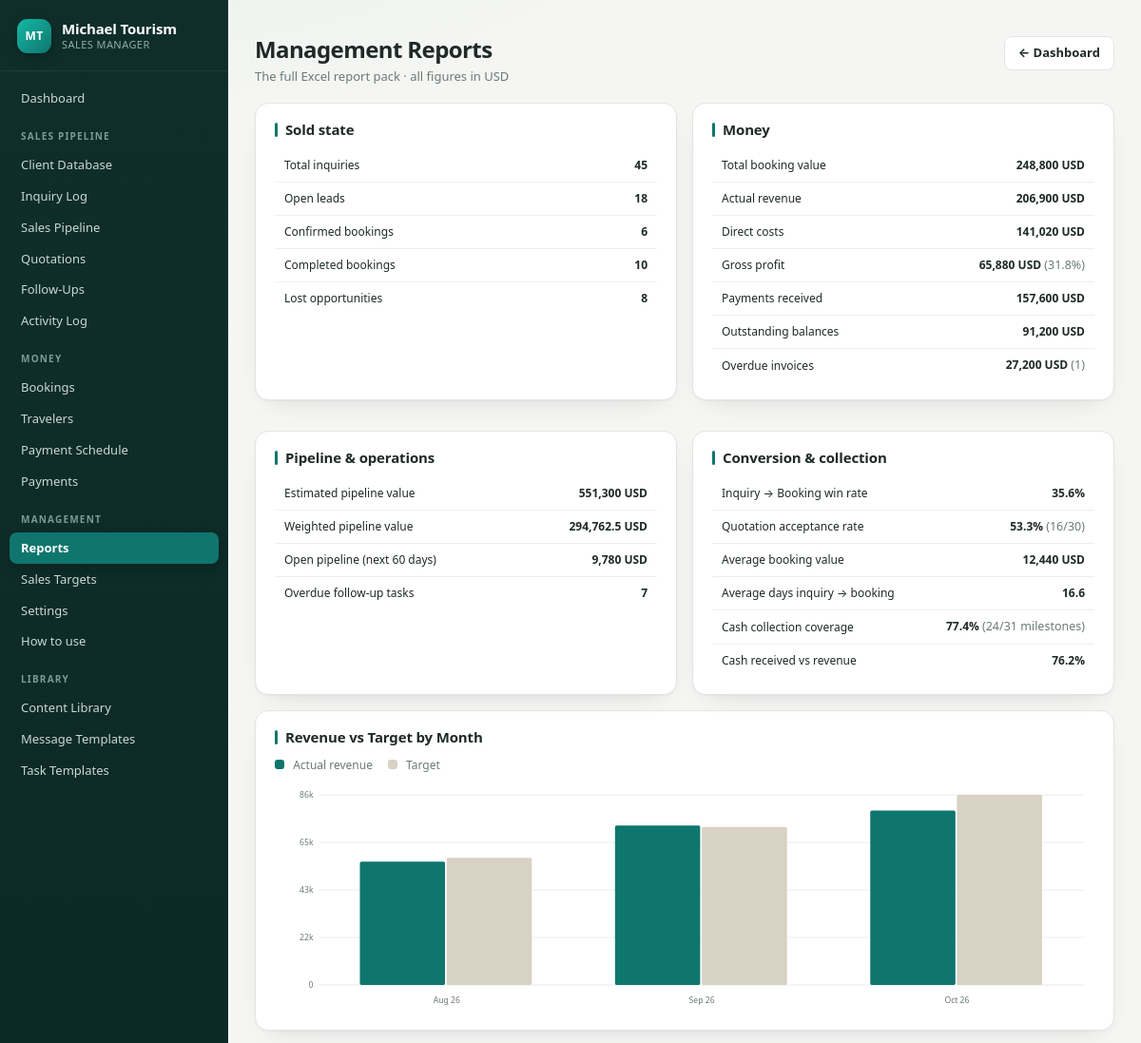
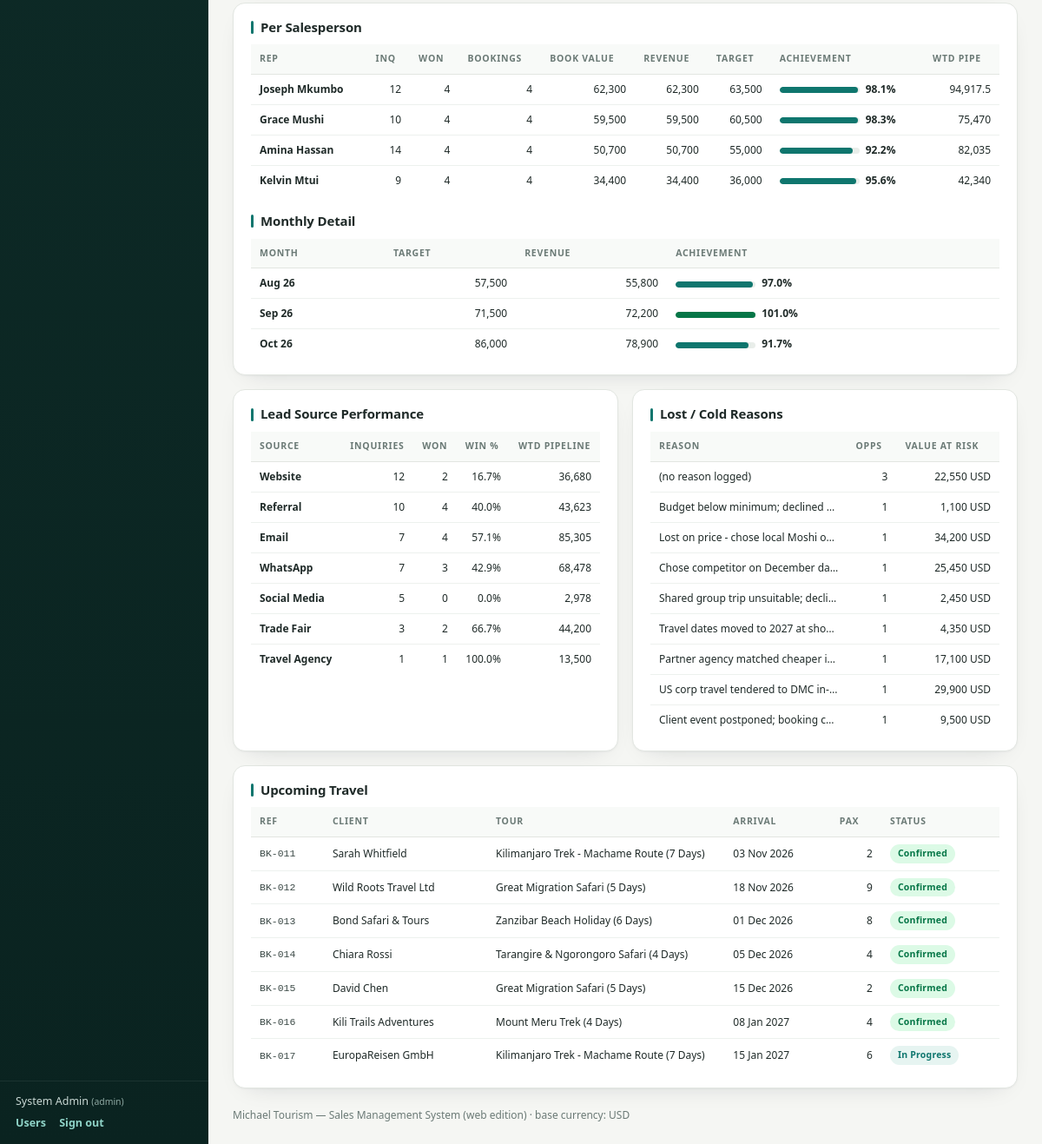
/index.php?page=reports (signed in), run on the app's committed database (2 pictures, top to bottom).
### tables this page shows
CREATE TABLE IF NOT EXISTS `users` (
  `id`            INT AUTO_INCREMENT PRIMARY KEY,
  `name`          VARCHAR(100) NOT NULL,
  `email`         VARCHAR(150) NOT NULL UNIQUE,
  `salt`          VARCHAR(64)  NOT NULL,
  `password_hash` VARCHAR(64)  NOT NULL,
  `role`          ENUM('admin','manager','sales') NOT NULL DEFAULT 'sales',
  `active`        TINYINT(1) NOT NULL DEFAULT 1,
  `created_at`    TIMESTAMP NOT NULL DEFAULT CURRENT_TIMESTAMP
);

CREATE TABLE IF NOT EXISTS `bookings` (
  `id`               INT AUTO_INCREMENT PRIMARY KEY,
  `inquiry_id`       INT NULL,
  `client_id`        INT NULL,
  `tour`             VARCHAR(150) NULL,
  `arrival`          DATE NULL,
  `departure`        DATE NULL,
  `pax`              INT NULL,
  `status`           VARCHAR(20) DEFAULT 'Tentative',
  `booking_date`     DATE NULL,
  `salesperson`      INT NULL,
  `booking_value`    DECIMAL(12,2) NULL,
  `currency`         CHAR(3) DEFAULT 'USD',
  `actual_revenue`   DECIMAL(12,2) NULL,
  `direct_cost`      DECIMAL(12,2) NULL,
  `payment_due_date` DATE NULL,
  `notes`            TEXT NULL,
  KEY `idx_client` (`client_id`), KEY `idx_inquiry` (`inquiry_id`),
  KEY `idx_status` (`status`), KEY `idx_salesperson` (`salesperson`),
  KEY `idx_bdate` (`booking_date`)
);

CREATE TABLE IF NOT EXISTS `clients` (
  `id`             INT AUTO_INCREMENT PRIMARY KEY,
  `name`           VARCHAR(150) NOT NULL,
  `client_type`    VARCHAR(30)  NULL,
  `country`        VARCHAR(80)  NULL,
  `contact_person` VARCHAR(100) NULL,
  `email`          VARCHAR(150) NULL,
  `phone`          VARCHAR(50)  NULL,
  `first_inquiry`  DATE         NULL,
  `owner_id`       INT          NULL,
  `notes`          TEXT         NULL,
  `created_at`     TIMESTAMP NOT NULL DEFAULT CURRENT_TIMESTAMP,
  KEY `idx_name` (`name`)
);

### app/views/reports.php (the view, shortened to what the rows shown need)
<div class="topbar">
  <div>
    <h1>Management Reports</h1>
    <div class="hint">The full Excel report pack · all figures in <?= e($base_cur) ?></div>
  </div>
  <div class="tools">
    <a class="btn ghost" href="index.php?page=dashboard">← Dashboard</a>
  </div>
</div>
<div class="two equal">
  <div class="card">
    <h2>Sold state</h2>
    <table class="grid small">
      <tbody>
        <tr><td>Total inquiries</td><td class="num"><b><?= number_format($rep['inquiries']) ?></b></td></tr>
        <tr><td>Open leads</td><td class="num"><b><?= number_format($rep['open_leads']) ?></b></td></tr>
        <tr><td>Confirmed bookings</td><td class="num"><b><?= number_format($rep['confirmed']) ?></b></td></tr>
        <tr><td>Completed bookings</td><td class="num"><b><?= number_format($rep['completed']) ?></b></td></tr>
        <tr><td>Lost opportunities</td><td class="num"><b><?= number_format($rep['lost_opps']) ?></b></td></tr>
      </tbody>
    </table>
  </div>
  <div class="card">
    <h2>Money</h2>
    <table class="grid small">
      <tbody>
        <tr><td>Total booking value</td><td class="num"><b><?= money($rep['booking_value'], true) ?></b></td></tr>
        <tr><td>Actual revenue</td><td class="num"><b><?= money($rep['revenue'], true) ?></b></td></tr>
        <tr><td>Direct costs</td><td class="num"><b><?= money($rep['cost'], true) ?></b></td></tr>
        <tr><td>Gross profit</td><td class="num"><b><?= money($rep['gross_profit'], true) ?></b> <span class="hint">(<?= number_format($rep['margin_pct'], 1) ?>%)</span></td></tr>
        <tr><td>Payments received</td><td class="num"><b><?= money($rep['payments'], true) ?></b></td></tr>
        <tr><td>Outstanding balances</td><td class="num"><b><?= money($rep['outstanding'], true) ?></b></td></tr>
        <tr><td>Overdue invoices</td><td class="num"><b class="<?= $rep['overdue_invoices_amt'] > 0 ? 'neg' : '' ?>"><?= money($rep['overdue_invoices_amt'], true) ?></b> <span class="hint">(<?= $rep['overdue_invoices_n'] ?>)</span></td></tr>
      </tbody>
    </table>
  </div>
  <div class="card">
    <h2>Pipeline &amp; operations</h2>
    <table class="grid small">
      <tbody>
        <tr><td>Estimated pipeline value</td><td class="num"><b><?= money($rep['estimated_pipeline'], true) ?></b></td></tr>
        <tr><td>Weighted pipeline value</td><td class="num"><b><?= money_precise($rep['weighted_pipeline'], true) ?></b></td></tr>
        <tr><td>Open pipeline (next 60 days)</td><td class="num"><b><?= money($rep['open_pipeline_60'], true) ?></b></td></tr>
        <tr><td>Overdue follow-up tasks</td><td class="num"><b class="<?= $rep['overdue_tasks'] > 0 ? 'neg' : '' ?>"><?= number_format($rep['overdue_tasks']) ?></b></td></tr>
      </tbody>
    </table>
  </div>
  <div class="card">
    <h2>Conversion &amp; collection</h2>
    <table class="grid small">
      <tbody>
        <tr><td>Inquiry → Booking win rate</td><td class="num"><b><?= number_format($rep['conversion'], 1) ?>%</b></td></tr>
        <tr><td>Quotation acceptance rate</td><td class="num"><b><?= number_format($rep['quote_win_rate'], 1) ?>%</b> <span class="hint">(<?= $rep['quotes_accepted'] ?>/<?= $rep['quotes'] ?>)</span></td></tr>
        <tr><td>Average booking value</td><td class="num"><b><?= money($rep['avg_lead_value'], true) ?></b></td></tr>
        <tr><td>Average days inquiry → booking</td><td class="num"><b><?= number_format($rep['avg_days_confirm'], 1) ?></b></td></tr>
        <tr><td>Cash collection coverage</td><td class="num"><b><?= number_format($rep['collection'], 1) ?>%</b> <span class="hint">(<?= $rep['sched_paid'] ?>/<?= $rep['sched_total'] ?> milestones)</span></td></tr>
        <tr><td>Cash received vs revenue</td><td class="num"><b><?= number_format($rep['cash_vs_revenue'], 1) ?>%</b></td></tr>
      </tbody>
    </table>
  </div>
</div>
<div class="card full">
  <h2>Revenue vs Target by Month</h2>
  <div class="legend">
    <span><i style="background:#0F766E"></i> Actual revenue</span>
    <span><i style="background:#D8D2C4"></i> Target</span>
  </div>
  <?= svg_grouped_bars($monthly, 'label', [
      ['key' => 'revenue', 'label' => 'Revenue', 'color' => '#0F766E'],
      ['key' => 'target',  'label' => 'Target',  'color' => '#D8D2C4'],
  ], 1000, 280) ?>
</div>
<div class="card">
  <h2>Per Salesperson</h2>
  <div class="tablewrap">
  <table class="grid small">
    <thead><tr><th>Rep</th><th class="num">Inq</th><th class="num">Won</th><th class="num">Bookings</th><th class="num">Book Value</th><th class="num">Revenue</th><th class="num">Target</th><th>Achievement</th><th class="num">Wtd Pipe</th></tr></thead>
    <tbody>
    <?php foreach ($team as $r): ?>
      <tr><td><b><?= e($r['name']) ?></b></td>
        <td class="num"><?= $r['inq_n'] ?></td><td class="num"><?= $r['won_n'] ?></td><td class="num"><?= $r['bk_n'] ?></td>
        <td class="num"><?= money($r['bk_value']) ?></td><td class="num"><?= money($r['revenue']) ?></td>
        <td class="num"><?= money($r['target']) ?></td>
        <td><?= (float)$r['target'] > 0 ? pct_bar(pct($r['revenue'], $r['target'])) : '<span class="bdg dim">no target</span>' ?></td>
        <td class="num"><?= money_precise($r['open_pipeline']) ?></td></tr>
    <?php endforeach; ?>
    </tbody>
  </table>
  </div>
  <h2>Monthly Detail</h2>
  <div class="tablewrap">
  <table class="grid small">
    <thead><tr><th>Month</th><th class="num">Target</th><th class="num">Revenue</th><th>Achievement</th></tr></thead>
    <tbody>
    <?php foreach ($monthly as $mrow): ?>
      <tr><td><b><?= e($mrow['label']) ?></b></td>
        <td class="num"><?= $mrow['target'] > 0 ? money($mrow['target']) : '—' ?></td>
        <td class="num"><?= money($mrow['revenue']) ?></td>
        <td><?= $mrow['target'] > 0 ? pct_bar(pct($mrow['revenue'], $mrow['target'])) : '<span class="bdg dim">no target</span>' ?></td></tr>
    <?php endforeach; ?>
    </tbody>
  </table>
  </div>
</div>
<div class="two equal">
  <div class="card">
    <h2>Lead Source Performance</h2>
    <div class="tablewrap">
    <table class="grid small">
      <thead><tr><th>Source</th><th class="num">Inquiries</th><th class="num">Won</th><th class="num">Win %</th><th class="num">Wtd Pipeline</th></tr></thead>
      <tbody>
      <?php foreach ($sources as $s): ?>
        <tr><td><b><?= e($s['src']) ?></b></td>
          <td class="num"><?= $s['inq_n'] ?></td><td class="num"><?= $s['won_n'] ?></td>
          <td class="num"><?= number_format(pct($s['won_n'], $s['inq_n']), 1) ?>%</td>
          <td class="num"><?= money($s['pipeline']) ?></td></tr>
      <?php endforeach; ?>
      </tbody>
    </table>
    </div>
  </div>
  <div class="card">
    <h2>Lost / Cold Reasons</h2>
    <div class="tablewrap">
    <table class="grid small">
      <thead><tr><th>Reason</th><th class="num">Opps</th><th class="num">Value at Risk</th></tr></thead>
      <tbody>
      <?php foreach ($lost as $l): ?>
        <tr><td class="celltext"><?= e($l['reason']) ?></td><td class="num"><?= $l['n'] ?></td><td class="num"><?= money($l['value'], true) ?></td></tr>
      <?php endforeach; ?>
      </tbody>
    </table>
    </div>
  </div>
</div>
<div class="card">
  <h2>Upcoming Travel</h2>
  <div class="tablewrap">
  <table class="grid small">
    <thead><tr><th>Ref</th><th>Client</th><th>Tour</th><th>Arrival</th><th class="num">Pax</th><th>Status</th></tr></thead>
    <tbody>
    <?php foreach ($upcoming as $u): ?>
      <tr><td class="cd"><?= e($u['bk_code']) ?></td><td><?= e($u['client_name']) ?></td><td class="celltext"><?= e($u['tour']) ?></td>
        <td><?= e(date('d M Y', strtotime($u['arrival']))) ?></td><td class="num"><?= $u['pax'] ?></td>
        <td><?= badge($u['status']) ?></td></tr>
    <?php endforeach; ?>
    </tbody>
  </table>
  </div>
</div>

### app/helpers.php (shortened to what the rows shown need)
<?php
function e(?string $s): string
{
    return htmlspecialchars((string)$s, ENT_QUOTES, 'UTF-8');
}
function base_currency(): string
{
    return strtoupper(Env::get('BASE_CURRENCY', 'USD'));
}
function money($n, bool $with_cur = false): string
{
    $s = number_format((float)$n, 0);
    return $with_cur ? $s . ' ' . base_currency() : $s;
}
function money_precise($n, bool $with_cur = false): string
{
    $s = number_format((float)$n, 2);
    $s = rtrim(rtrim($s, '0'), '.');
    return $with_cur ? $s . ' ' . base_currency() : $s;
}
function pct($part, $whole): float
{
    return ($whole > 0) ? round(100 * $part / $whole, 1) : 0.0;
}
function badge(string $status): string
{
    $s = trim((string)$status);
    $map = [
        'Completed' => 'ok', 'Accepted' => 'ok', 'Paid' => 'ok', 'Active' => 'ok',
        'Confirmed' => 'ok', 'Won' => 'ok', 'Yes' => 'ok',
        'Scheduled' => 'info', 'Sent' => 'info', 'Prospect' => 'info', 'Partially Paid' => 'info',
        'Qualified' => 'info', 'In Progress' => 'info', 'Revised' => 'info', 'Refunded' => 'info',
        'Tentative' => 'warn', 'Pending' => 'warn', 'Unpaid' => 'warn', 'Overdue' => 'bad',
        'Partially Converted' => 'warn', 'Quote Sent' => 'warn', 'Dormant' => 'warn',
        'Lost' => 'bad', 'Cancelled' => 'bad', 'Declined' => 'bad', 'Expired' => 'bad', 'Rejected' => 'bad',
        'Inactive' => 'dim', 'No' => 'dim', 'Draft' => 'dim', 'Open' => 'info',
    ];
    $cls = $map[$s] ?? 'dim';
    return '<span class="bdg ' . $cls . '">' . e($s) . '</span>';
}
function pct_bar(float $pct): string
{
    $pct = max(0.0, min(150.0, $pct));
    $cls = $pct >= 100 ? 'ok' : ($pct >= 75 ? 'mid' : 'low');
    return '<div class="pbar"><div class="fill ' . $cls . '" style="width:'
        . sprintf('%01.1f%%', $pct) . '"></div></div>'
        . '<span class="pnum">' . number_format($pct, 1) . '%</span>';
}
function short_money($n): string
{
    $n = (float)$n;
    if (abs($n) >= 1000)    return rtrim(rtrim(number_format($n / 1000, 0), '0'), '.') . 'k';
    return number_format($n, 0);
}
function svg_grouped_bars(array $rows, string $labelKey, array $series, int $width = 900, int $height = 260): string
{
    $max = 0.0;
    foreach ($rows as $r) foreach ($series as $s) $max = max($max, (float)($r[$s['key']] ?? 0));
    $padL = 54; $padR = 12; $padT = 14; $padB = 34;
    $plotW = max(10, $width - $padL - $padR);
    $plotH = max(10, $height - $padT - $padB);
    $n = count($rows);
    $groupW = $plotW / $n;
    $barW = max(3, ($groupW * 0.68) / count($series));
    $out = '<svg class="svgchart" viewBox="0 0 ' . $width . ' ' . $height . '" role="img" aria-label="Chart">';
    for ($i = 0; $i <= 4; $i++) {
        $y = $padT + $plotH - ($plotH * $i / 4);
        $val = $max * $i / 4;
        $out .= '<line x1="' . $padL . '" y1="' . round($y, 1) . '" x2="' . ($width - $padR)
              . '" y2="' . round($y, 1) . '" class="cgrid"/>';
        $out .= '<text x="' . ($padL - 7) . '" y="' . round($y + 3, 1)
              . '" class="clabel" text-anchor="end">' . e(short_money($val)) . '</text>';
    }
    foreach ($rows as $i => $r) {
        $gx = $padL + $i * $groupW + ($groupW - $barW * count($series)) / 2;
        foreach ($series as $j => $s) {
            $v = max(0, (float)($r[$s['key']] ?? 0));
            $h = $plotH * $v / $max;
            $x = $gx + $j * $barW;
            $y = $padT + $plotH - $h;
            $out .= '<rect x="' . round($x, 1) . '" y="' . round($y, 1) . '" width="' . round($barW - 2, 1)
                  . '" height="' . round($h, 1) . '" rx="2" fill="' . e($s['color']) . '">'
                  . '<title>' . e((string)($r[$labelKey] ?? '')) . ' — ' . e($s['label']) . ': '
                  . e(number_format($v)) . '</title></rect>';
        }
        $cx = $padL + $i * $groupW + $groupW / 2;
        $out .= '<text x="' . round($cx, 1) . '" y="' . ($height - 12)
              . '" class="clabel" text-anchor="middle">' . e((string)($r[$labelKey] ?? '')) . '</text>';
    }
    return $out . '</svg>';
}

### app/views/layout.php (shortened to what the rows shown need)
?><!DOCTYPE html>
<html lang="en">
<head>
<link rel="stylesheet" href="assets/style.css">
</head>
<body class="<?= !empty($bare) ? 'bare' : '' ?>">
<?php if (!empty($bare)): ?>
  <?= $content ?>
<?php else: ?>
<div class="shell">
  <aside class="side">
    <div class="brand">
      <span class="mark">MT</span>
      <div class="brandtext"><b>Michael Tourism</b><span>Sales Manager</span></div>
    </div>
    <nav>
      <a href="index.php?page=dashboard" <?= ($page ?? '') === 'dashboard' ? 'class="on"' : '' ?>>Dashboard</a>
      <?php
        $groups = [
          'Sales Pipeline' => [
            ['clients',      'Client Database'],
            ['inquiries',    'Inquiry Log'],
            ['pipeline',     'Sales Pipeline'],
            ['quotations',   'Quotations'],
            ['followups',    'Follow-Ups'],
            ['activities',   'Activity Log'],
          ],
          'Money' => [
            ['bookings',     'Bookings'],
            ['travelers',    'Travelers'],
            ['schedule',     'Payment Schedule'],
            ['payments',     'Payments'],
          ],
          'Management' => [
            ['reports',      'Reports'],
            ['targets',      'Sales Targets'],
            ['settings',     'Settings'],
            ['help',         'How to use'],
          ],
          'Library' => [
            ['content_library',   'Content Library'],
            ['message_templates', 'Message Templates'],
            ['task_templates',    'Task Templates'],
          ],
        ];
        foreach ($groups as $label => $items): ?>
          <div class="navgrp"><?= e($label) ?></div>
          <?php foreach ($items as [$p, $txt]): ?>
            <a href="index.php?page=<?= $p ?>" <?= ($page ?? '') === $p ? 'class="on"' : '' ?>><?= e($txt) ?></a>
          <?php endforeach; ?>
        <?php endforeach; ?>
    </nav>
    <div class="me">
      <div><?= e($user['name'] ?? '') ?> <small>(<?= e($user['role'] ?? '') ?>)</small></div>
      <a href="index.php?page=users">Users</a>
      <a href="index.php?page=logout">Sign out</a>
    </div>
  </aside>
  <main class="main">
    <?= $content ?>
    <footer class="foot">Michael Tourism — Sales Management System (web edition) · base currency: <?= e($base_cur) ?></footer>
  </main>
</div>
<?php endif; ?>
</body>
</html>

### data on the page
users: name "System Admin", role "admin"
bookings: bk_code "BK-011", client.name "Sarah Whitfield", tour "Kilimanjaro Trek - Machame Route (7 Days)", arrival "03 Nov 2026", pax "2", status "Confirmed"
bookings: bk_code "BK-012", client.name "Wild Roots Travel Ltd", tour "Great Migration Safari (5 Days)", arrival "18 Nov 2026", pax "9", status "Confirmed"
bookings: bk_code "BK-013", client.name "Bond Safari & Tours", tour "Zanzibar Beach Holiday (6 Days)", arrival "01 Dec 2026", pax "8", status "Confirmed"
bookings: bk_code "BK-014", client.name "Chiara Rossi", tour "Tarangire & Ngorongoro Safari (4 Days)", arrival "05 Dec 2026", pax "4", status "Confirmed"
bookings: bk_code "BK-015", client.name "David Chen", tour "Great Migration Safari (5 Days)", arrival "15 Dec 2026", pax "2", status "Confirmed"
bookings: bk_code "BK-016", client.name "Kili Trails Adventures", tour "Mount Meru Trek (4 Days)", arrival "08 Jan 2027", pax "4", status "Confirmed"
bookings: bk_code "BK-017", client.name "EuropaReisen GmbH", tour "Kilimanjaro Trek - Machame Route (7 Days)", arrival "15 Jan 2027", pax "6", status "In Progress"

### other printed values
$label "SALES PIPELINE"
$txt "Client Database"
$txt "Inquiry Log"
$txt "Sales Pipeline"
$txt "Quotations"
$txt "Follow-Ups"
$txt "Activity Log"
$label "MONEY"
$txt "Bookings"
$txt "Travelers"
$txt "Payment Schedule"
$txt "Payments"
$label "MANAGEMENT"
$txt "Reports"
$txt "Sales Targets"
